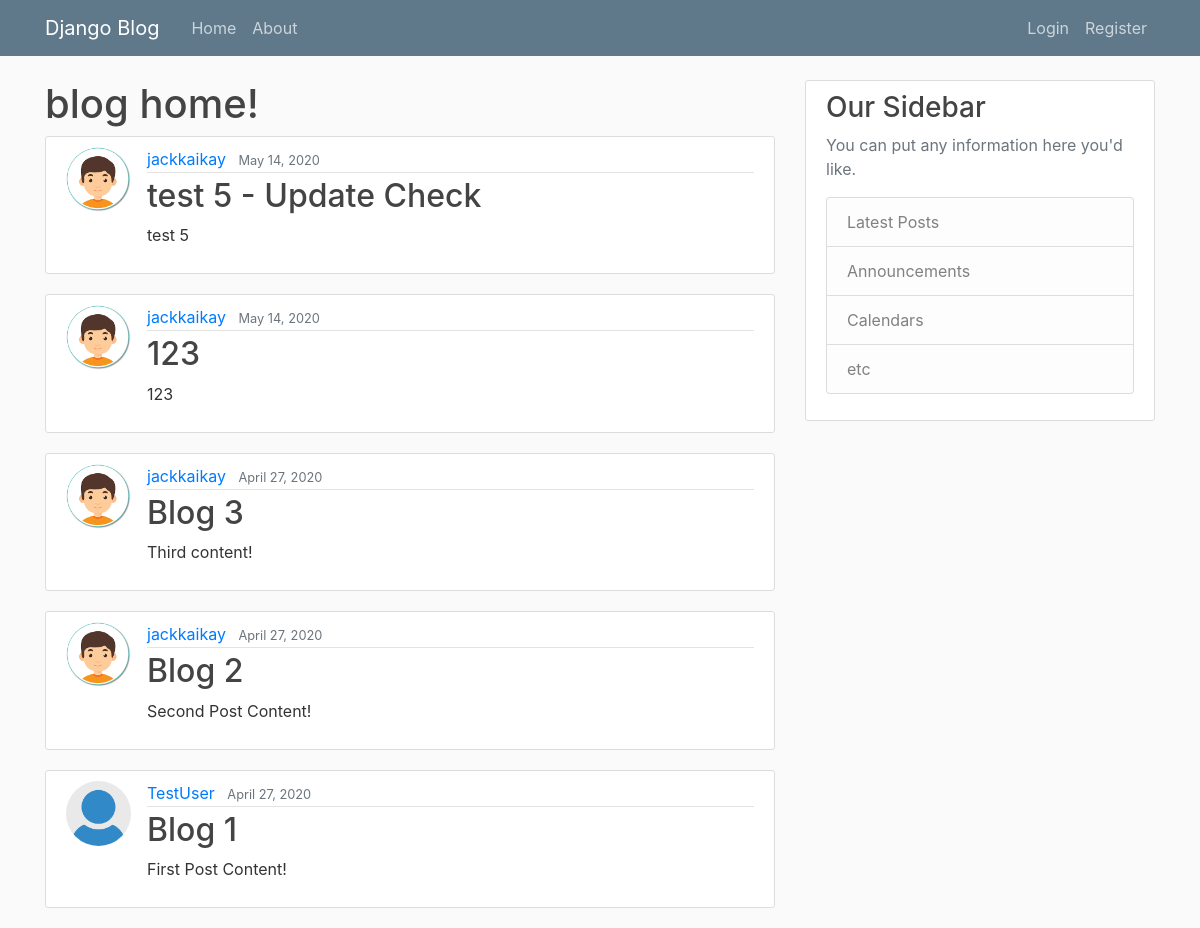
The page / on the database its author committed.
### blog/models.py (models this page shows, shortened)
class Post(models.Model):
    title = models.CharField(max_length=100)
    content = models.TextField(max_length=500)
    date_posted = models.DateTimeField(default=timezone.now)
    author = models.ForeignKey(User, on_delete=models.CASCADE)

### users/models.py (models this page shows, shortened)
class Profile(models.Model):
    user = models.OneToOneField(User, on_delete=models.CASCADE)
    image = models.ImageField(default='default.jpg', upload_to='profile_pics')

### blog/views.py (the view)
# urls.py: path('', PostListView.as_view() , name='blog-home'),
class PostListView(ListView):
    model = Post
    template_name = 'blog/home.html'
    context_object_name = 'posts'
    ordering = ['-date_posted']

### blog/templates/blog/home.html
{% extends "blog/base.html" %}
{% block content %}
        <h1> blog home!</h1>
        {% for post in posts %}
            <article class="media content-section">
                <img class='rounded-circle article-img' src="{{ post.author.profile.image.url }}">
              <div class="media-body">
                <div class="article-metadata">
                  <a class="mr-2" href="#">{{ post.author }}</a>
                  <small class="text-muted">{{ post.date_posted|date:"F d, Y" }}</small>
                </div>
                <h2><a class="article-title" href="{% url 'post-detail' post.id %}">{{ post.title }}</a></h2>
                <p class="article-content">{{ post.content }}</p>
              </div>
            </article>
        {% endfor %}
{% endblock content%}

### blog/static/blog/main.css (style rules this page uses)
body { background: #fafafa; color: #333333; margin-top: 5rem; }
h1, h2, h3, h4, h5, h6 { color: #444444; }
.content-section { background: #ffffff; padding: 10px 20px; border: 1px solid #dddddd; border-radius: 3px; margin-bottom: 20px; }
.article-title { color: #444444; }
.article-content { white-space: pre-line; }
.article-img { height: 65px; width: 65px; margin-right: 16px; }
.article-metadata { padding-bottom: 1px; margin-bottom: 4px; border-bottom: 1px solid #e3e3e3 }

### rows shown on the page
Post: author.profile.image (picture), author "jackkaikay", date_posted "May 14, 2020", title "test 5 - Update Check", content "test 5"
Post: author.profile.image (picture), author "jackkaikay", date_posted "May 14, 2020", title "123", content "123"
Post: author.profile.image (picture), author "jackkaikay", date_posted "April 27, 2020", title "Blog 3", content "Third content!"
Post: author.profile.image (picture), author "jackkaikay", date_posted "April 27, 2020", title "Blog 2", content "Second Post Content!"
Post: author.profile.image (placeholder picture), author "TestUser", date_posted "April 27, 2020", title "Blog 1", content "First Post Content!"
